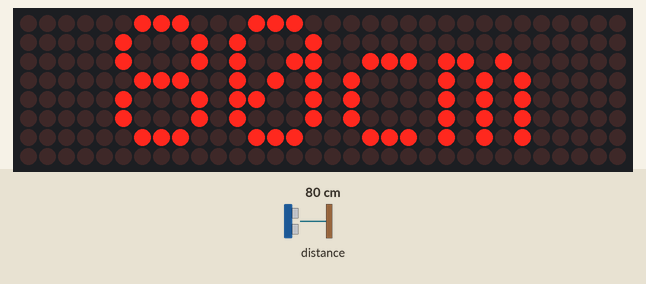
Simulated run of this sketch. Board: Arduino Uno, built with avr-gcc and run on an emulated ATmega328P. Shown: 32×8 LED matrix. Inputs (shaded band) come from the test bench; at power-on: distance to the obstacle 80 cm.

Above: at 2.2 s.
2.3 s: distance to the obstacle set to 250 cm
At 3.5 s:
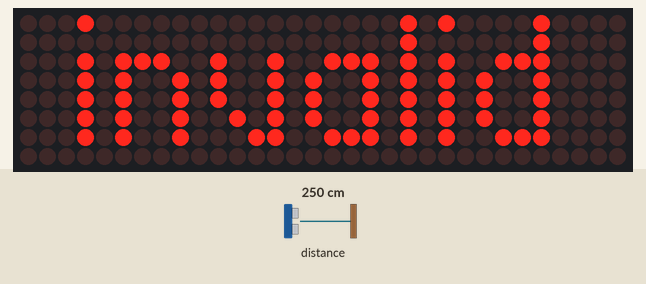
3.8 s: distance to the obstacle set to 2 cm
At 4.5 s:
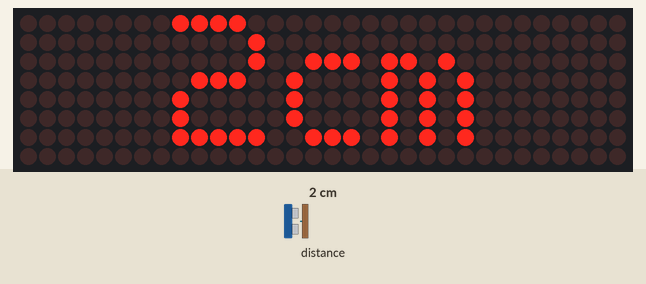
5.3 s: distance to the obstacle set to 299 cm
At 6.5 s:
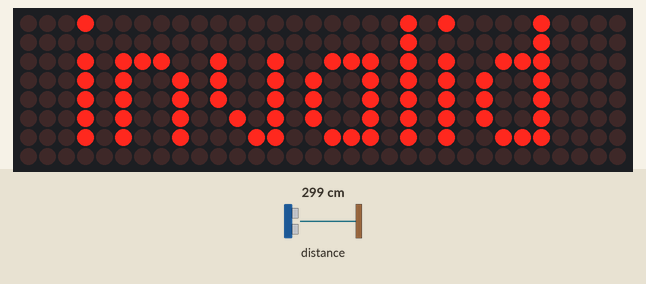
Timing chart, 0 to 8.3 s (numbered marks = the images above; inputs shaded):
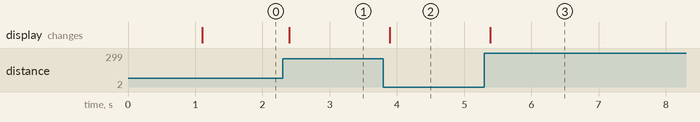

Measured:
- after the input at 2.3 s, the display: changes after 0.10 s (image 1)
- after the input at 3.8 s, the display: changes after 0.09 s (image 2)
- after the input at 5.3 s, the display: changes after 0.08 s (image 3)

The sketch:

Garage_Parking_Aid_INCAR.ino
```cpp
#include <Wire.h>
#include <MD_Parola.h>
#include <MD_MAX72xx.h>
#include <SPI.h>
#include <VL53L0X.h>  //pololu
#define HARDWARE_TYPE MD_MAX72XX::FC16_HW
#define MAX_DEVICES 4
#define CLK_PIN   13
#define DATA_PIN  11
#define CS_PIN    10
MD_Parola BlueDots = MD_Parola(HARDWARE_TYPE, CS_PIN, MAX_DEVICES);
VL53L0X vlsensor;
String mixer;
void setup(){
Wire.begin();
BlueDots.begin();
BlueDots.setIntensity(20);
BlueDots.displayClear();
BlueDots.print("noBang!");
delay(1000);
vlsensor.setTimeout(500);
if(!vlsensor.init()){
  while(1);}
vlsensor.startContinuous();}

void loop()
{
int distance = vlsensor.readRangeContinuousMillimeters();
if(vlsensor.readRangeContinuousMillimeters()>=8190){
BlueDots.displayClear();
BlueDots.setTextAlignment(PA_CENTER);
BlueDots.displayAnimate();
BlueDots.print("invalid");}
else if(vlsensor.readRangeContinuousMillimeters()<=2000){
BlueDots.displayClear();
BlueDots.setTextAlignment   (PA_CENTER);
BlueDots.displayAnimate();
mixer =String((distance/10)) +"cm";
BlueDots.print(mixer);}
else  if (vlsensor.timeoutOccurred()){
BlueDots.displayClear();
BlueDots.setTextAlignment(PA_CENTER);
BlueDots.displayAnimate();
BlueDots.print("timeout");
}}
```
